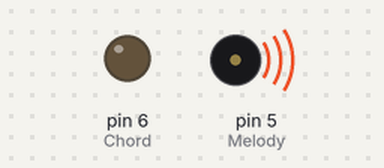
Recording of a sketch running on a simulated Arduino Uno, built with avr-gcc and run on an emulated ATmega328P. On the bench: output pins drawn as LEDs (lit = HIGH), buzzer (waves = sounding).

Above: at 1.8 s.
Timing chart, 0 to 7.4 s (numbered marks = the images above):
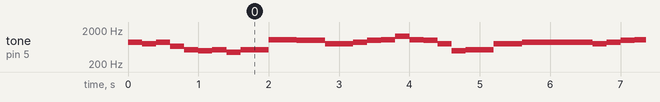

Measured:
- by itself, tone on pin 5 (Melody): plays 880 Hz for 0.20 s, 784 Hz for 0.20 s, 880 Hz for 0.20 s, 660 Hz for 0.20 s, 522 Hz for 0.20 s, 493 Hz for 0.20 s … (499 notes in this stretch)

The sketch:

sketch_jul19a.ino
```cpp
#define Melody 5
#define Chord 6

int notemap[12] = {261,277,293,311,330,349,370,392,415,440,466,493};

struct note
{
  int p;
  int t;
};

struct note notes[]={{57,4},{55,4},{57,4},{52,4},{48,4},{47,4},{48,4},{45,4},{48,8},{60,8},{59,8},{55,8},{57,4},{59,4},{60,4},{64,4},{60,4},{59,4},{55,4},{47,4},{48,8},{55,8},{57,16},{57,4},{55,4},{57,4},{59,4},{60,4},{59,4},{62,4},{59,4},{60,4},{59,4},{57,4},{55,4},{48,8},{47,8},{45,4},{47,4},{48,4},{52,4},{48,4},{52,4},{48,4},{47,4},{45,4},{43,4},{40,4},{43,4},{45,16}};

int no(int n)
{
  if(n/12-3>=0)
    return notemap[n%12]*(1<<(n/12-3));
   return notemap[n%12]/(1<<(3-n/12));
}

int i;
void setup()
{
  i=0;
  pinMode(Melody,OUTPUT);
  pinMode(Chord,OUTPUT);
}

void loop()
{
  tone(Melody,no(notes[i].p));
  delay(notes[i].t*50);
  if(++i>=sizeof(notes)/sizeof(struct note))
    i=0;
  noTone(Melody);
}
```
